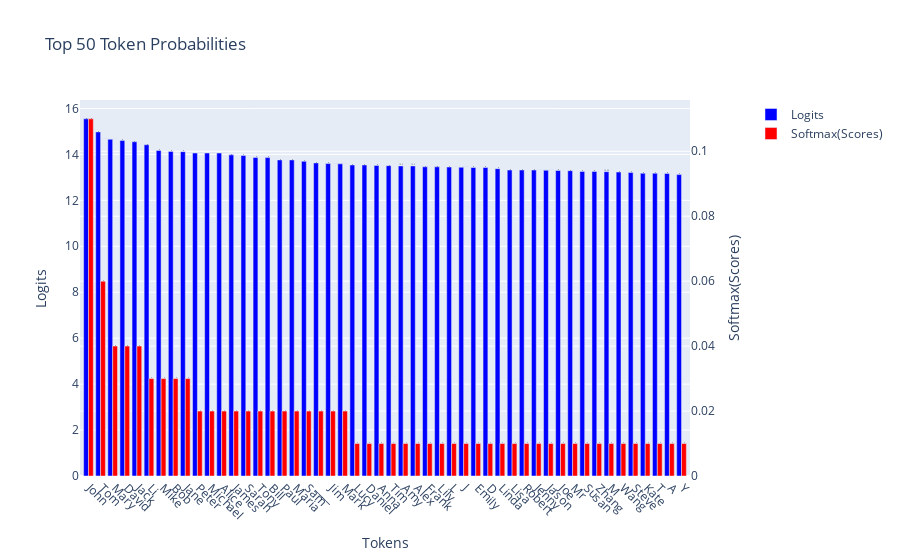
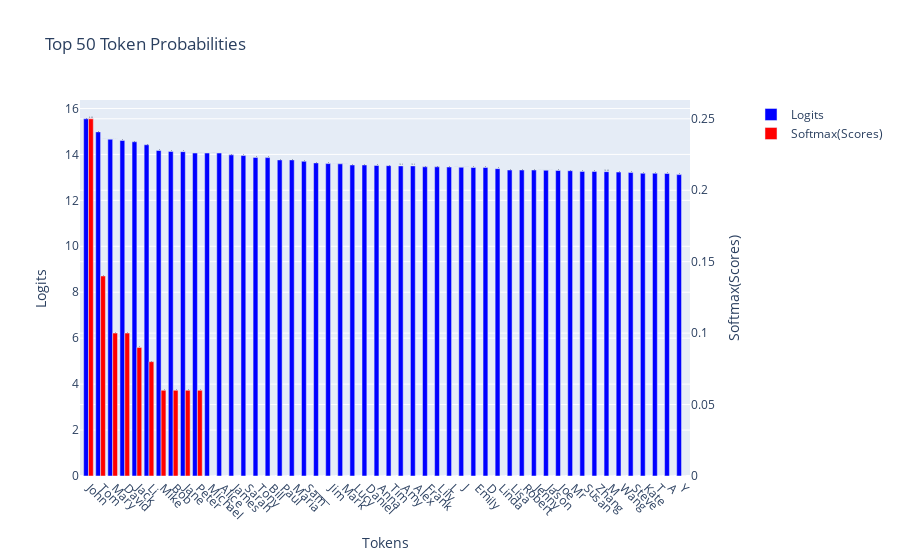

Notebook code cell kept with these figures, in order:
### Markdown cell above
### Top-k

The top-k parameter is used to limit the next token choices to the top-k most likely tokens.

### Code cell
prompt = "My name is"

logits = generate_logits(prompt, do_sample=True, temperature=1)
visualize_top_k_tokens(logits['logits'], logits['scores'], 50)

logits = generate_logits(prompt, do_sample=True, temperature=1, top_k=10)
visualize_top_k_tokens(logits['logits'], logits['scores'], 50)

### Figure 1 — Plotly figure (JSON) as saved in the notebook; plotly's stock layout.template omitted (floating-point values rounded to 4 significant figures)
{"data": [{"marker": {"color": "blue"}, "name": "Logits", "text": [15.55, 14.98, 14.66, 14.61, 14.55, 14.42, 14.17, 14.13, 14.12, 14.06, 14.06, 14.06, 13.98, 13.95, 13.87, 13.86, 13.76, 13.76, 13.7, 13.63, 13.6, 13.59, 13.54, 13.54, 13.52, 13.51, 13.5, 13.5, 13.46, 13.46, 13.45, 13.44, 13.43, 13.43, 13.38, 13.32, 13.32, 13.32, 13.31, 13.3, 13.29, 13.26, 13.26, 13.25, 13.23, 13.21, 13.18, 13.18, 13.17, 13.12], "textposition": "auto", "type": "bar", "width": 0.4, "x": [-0.2, 0.8, 1.8, 2.8, 3.8, 4.8, 5.8, 6.8, 7.8, 8.8, 9.8, 10.8, 11.8, 12.8, 13.8, 14.8, 15.8, 16.8, 17.8, 18.8, 19.8, 20.8, 21.8, 22.8, 23.8, 24.8, 25.8, 26.8, 27.8, 28.8, 29.8, 30.8, 31.8, 32.8, 33.8, 34.8, 35.8, 36.8, 37.8, 38.8, 39.8, 40.8, 41.8, 42.8, 43.8, 44.8, 45.8, 46.8, 47.8, 48.8], "y": [15.55, 14.98, 14.66, 14.61, 14.55, 14.42, 14.17, 14.13, 14.12, 14.06, 14.06, 14.06, 13.98, 13.95, 13.87, 13.86, 13.76, 13.76, 13.7, 13.63, 13.6, 13.59, 13.54, 13.54, 13.52, 13.51, 13.5, 13.5, 13.46, 13.46, 13.45, 13.44, 13.43, 13.43, 13.38, 13.32, 13.32, 13.32, 13.31, 13.3, 13.29, 13.26, 13.26, 13.25, 13.23, 13.21, 13.18, 13.18, 13.17, 13.12], "yaxis": "y"}, {"marker": {"color": "red"}, "name": "Softmax(Scores)", "text": [0.11, 0.06, 0.04, 0.04, 0.04, 0.03, 0.03, 0.03, 0.03, 0.02, 0.02, 0.02, 0.02, 0.02, 0.02, 0.02, 0.02, 0.02, 0.02, 0.02, 0.02, 0.02, 0.01, 0.01, 0.01, 0.01, 0.01, 0.01, 0.01, 0.01, 0.01, 0.01, 0.01, 0.01, 0.01, 0.01, 0.01, 0.01, 0.01, 0.01, 0.01, 0.01, 0.01, 0.01, 0.01, 0.01, 0.01, 0.01, 0.01, 0.01], "textposition": "auto", "type": "bar", "width": 0.4, "x": [0.2, 1.2, 2.2, 3.2, 4.2, 5.2, 6.2, 7.2, 8.2, 9.2, 10.2, 11.2, 12.2, 13.2, 14.2, 15.2, 16.2, 17.2, 18.2, 19.2, 20.2, 21.2, 22.2, 23.2, 24.2, 25.2, 26.2, 27.2, 28.2, 29.2, 30.2, 31.2, 32.2, 33.2, 34.2, 35.2, 36.2, 37.2, 38.2, 39.2, 40.2, 41.2, 42.2, 43.2, 44.2, 45.2, 46.2, 47.2, 48.2, 49.2], "y": [0.11, 0.06, 0.04, 0.04, 0.04, 0.03, 0.03, 0.03, 0.03, 0.02, 0.02, 0.02, 0.02, 0.02, 0.02, 0.02, 0.02, 0.02, 0.02, 0.02, 0.02, 0.02, 0.01, 0.01, 0.01, 0.01, 0.01, 0.01, 0.01, 0.01, 0.01, 0.01, 0.01, 0.01, 0.01, 0.01, 0.01, 0.01, 0.01, 0.01, 0.01, 0.01, 0.01, 0.01, 0.01, 0.01, 0.01, 0.01, 0.01, 0.01], "yaxis": "y2"}], "layout": {"barmode": "group", "legend": {"x": 1.1, "y": 1}, "title": {"text": "Top 50 Token Probabilities"}, "xaxis": {"tickangle": 45, "tickmode": "array", "ticktext": [" John", " Tom", " Mary", " David", " Jack", " Li", " Mike", " Bob", " Jane", " Peter", " Michael", " Alice", " James", " Sarah", " Tony", " Bill", " Paul", " Maria", " Sam", " ____", " Jim", " Mark", " Lucy", " Daniel", " Anna", " Tim", " Amy", " Alex", " Frank", " Lily", " L", " J", " Emily", " D", " Linda", " Lisa", " Robert", " Jenny", " Jason", " Joe", " Mr", " Susan", " Zhang", " M", " Wang", " Steve", " Kate", " T", " A", " Y"], "tickvals": [0, 1, 2, 3, 4, 5, 6, 7, 8, 9, 10, 11, 12, 13, 14, 15, 16, 17, 18, 19, 20, 21, 22, 23, 24, 25, 26, 27, 28, 29, 30, 31, 32, 33, 34, 35, 36, 37, 38, 39, 40, 41, 42, 43, 44, 45, 46, 47, 48, 49], "title": {"text": "Tokens"}}, "yaxis": {"side": "left", "title": {"text": "Logits"}}, "yaxis2": {"overlaying": "y", "side": "right", "title": {"text": "Softmax(Scores)"}}}}

### Figure 2 — Plotly figure (JSON) as saved in the notebook; plotly's stock layout.template omitted (floating-point values rounded to 4 significant figures)
{"data": [{"marker": {"color": "blue"}, "name": "Logits", "text": [15.55, 14.98, 14.66, 14.61, 14.55, 14.42, 14.17, 14.13, 14.12, 14.06, 14.06, 14.06, 13.98, 13.95, 13.87, 13.86, 13.76, 13.76, 13.7, 13.63, 13.6, 13.59, 13.54, 13.54, 13.52, 13.51, 13.5, 13.5, 13.46, 13.46, 13.45, 13.44, 13.43, 13.43, 13.38, 13.32, 13.32, 13.32, 13.31, 13.3, 13.29, 13.26, 13.26, 13.25, 13.23, 13.21, 13.18, 13.18, 13.17, 13.12], "textposition": "auto", "type": "bar", "width": 0.4, "x": [-0.2, 0.8, 1.8, 2.8, 3.8, 4.8, 5.8, 6.8, 7.8, 8.8, 9.8, 10.8, 11.8, 12.8, 13.8, 14.8, 15.8, 16.8, 17.8, 18.8, 19.8, 20.8, 21.8, 22.8, 23.8, 24.8, 25.8, 26.8, 27.8, 28.8, 29.8, 30.8, 31.8, 32.8, 33.8, 34.8, 35.8, 36.8, 37.8, 38.8, 39.8, 40.8, 41.8, 42.8, 43.8, 44.8, 45.8, 46.8, 47.8, 48.8], "y": [15.55, 14.98, 14.66, 14.61, 14.55, 14.42, 14.17, 14.13, 14.12, 14.06, 14.06, 14.06, 13.98, 13.95, 13.87, 13.86, 13.76, 13.76, 13.7, 13.63, 13.6, 13.59, 13.54, 13.54, 13.52, 13.51, 13.5, 13.5, 13.46, 13.46, 13.45, 13.44, 13.43, 13.43, 13.38, 13.32, 13.32, 13.32, 13.31, 13.3, 13.29, 13.26, 13.26, 13.25, 13.23, 13.21, 13.18, 13.18, 13.17, 13.12], "yaxis": "y"}, {"marker": {"color": "red"}, "name": "Softmax(Scores)", "text": [0.25, 0.14, 0.1, 0.1, 0.09, 0.08, 0.06, 0.06, 0.06, 0.06, 0, 0, 0, 0, 0, 0, 0, 0, 0, 0, 0, 0, 0, 0, 0, 0, 0, 0, 0, 0, 0, 0, 0, 0, 0, 0, 0, 0, 0, 0, 0, 0, 0, 0, 0, 0, 0, 0, 0, 0], "textposition": "auto", "type": "bar", "width": 0.4, "x": [0.2, 1.2, 2.2, 3.2, 4.2, 5.2, 6.2, 7.2, 8.2, 9.2, 10.2, 11.2, 12.2, 13.2, 14.2, 15.2, 16.2, 17.2, 18.2, 19.2, 20.2, 21.2, 22.2, 23.2, 24.2, 25.2, 26.2, 27.2, 28.2, 29.2, 30.2, 31.2, 32.2, 33.2, 34.2, 35.2, 36.2, 37.2, 38.2, 39.2, 40.2, 41.2, 42.2, 43.2, 44.2, 45.2, 46.2, 47.2, 48.2, 49.2], "y": [0.25, 0.14, 0.1, 0.1, 0.09, 0.08, 0.06, 0.06, 0.06, 0.06, 0, 0, 0, 0, 0, 0, 0, 0, 0, 0, 0, 0, 0, 0, 0, 0, 0, 0, 0, 0, 0, 0, 0, 0, 0, 0, 0, 0, 0, 0, 0, 0, 0, 0, 0, 0, 0, 0, 0, 0], "yaxis": "y2"}], "layout": {"barmode": "group", "legend": {"x": 1.1, "y": 1}, "title": {"text": "Top 50 Token Probabilities"}, "xaxis": {"tickangle": 45, "tickmode": "array", "ticktext": [" John", " Tom", " Mary", " David", " Jack", " Li", " Mike", " Bob", " Jane", " Peter", " Michael", " Alice", " James", " Sarah", " Tony", " Bill", " Paul", " Maria", " Sam", " ____", " Jim", " Mark", " Lucy", " Daniel", " Anna", " Tim", " Amy", " Alex", " Frank", " Lily", " L", " J", " Emily", " D", " Linda", " Lisa", " Robert", " Jenny", " Jason", " Joe", " Mr", " Susan", " Zhang", " M", " Wang", " Steve", " Kate", " T", " A", " Y"], "tickvals": [0, 1, 2, 3, 4, 5, 6, 7, 8, 9, 10, 11, 12, 13, 14, 15, 16, 17, 18, 19, 20, 21, 22, 23, 24, 25, 26, 27, 28, 29, 30, 31, 32, 33, 34, 35, 36, 37, 38, 39, 40, 41, 42, 43, 44, 45, 46, 47, 48, 49], "title": {"text": "Tokens"}}, "yaxis": {"side": "left", "title": {"text": "Logits"}}, "yaxis2": {"overlaying": "y", "side": "right", "title": {"text": "Softmax(Scores)"}}}}
